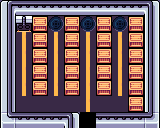

A level layout from a 2D game, rendered from its tile map. Below: a short description, then the map file with its tile-grid data intact:
An orthogonal 10x8 tile map with 16x16 px tiles, 3 tile layers (BackGround, MiddleGround, PlayGround).

<map version="1.2" tiledversion="1.3.3" orientation="orthogonal" renderorder="right-down" width="10" height="8" tilewidth="16" tileheight="16" infinite="0" nextlayerid="4" nextobjectid="1">
 <tileset firstgid="1" name="PixelPackTOPDOWN8BIT" tilewidth="16" tileheight="16" tilecount="480" columns="16">
  <image source="../../../bin/Debug/Assets/Tilesets/PixelPackTOPDOWN8BIT.png" width="256" height="480" />
  <tile id="58">
   <properties>
    <property name="collidable" type="bool" value="true" />
   </properties>
  </tile>
  <tile id="68">
   <properties>
    <property name="collidable" type="bool" value="true" />
   </properties>
  </tile>
  <tile id="69">
   <properties>
    <property name="collidable" type="bool" value="true" />
   </properties>
  </tile>
  <tile id="80">
   <properties>
    <property name="collidable" type="bool" value="true" />
   </properties>
  </tile>
  <tile id="81">
   <properties>
    <property name="collidable" type="bool" value="true" />
   </properties>
  </tile>
  <tile id="82">
   <properties>
    <property name="collidable" type="bool" value="true" />
   </properties>
  </tile>
  <tile id="83">
   <properties>
    <property name="collidable" type="bool" value="true" />
   </properties>
  </tile>
  <tile id="84">
   <properties>
    <property name="collidable" type="bool" value="true" />
   </properties>
  </tile>
  <tile id="85">
   <properties>
    <property name="collidable" type="bool" value="true" />
   </properties>
  </tile>
  <tile id="100">
   <properties>
    <property name="collidable" type="bool" value="true" />
   </properties>
  </tile>
  <tile id="101">
   <properties>
    <property name="collidable" type="bool" value="true" />
   </properties>
  </tile>
  <tile id="106">
   <properties>
    <property name="collidable" type="bool" value="true" />
   </properties>
  </tile>
  <tile id="107">
   <properties>
    <property name="collidable" type="bool" value="true" />
   </properties>
  </tile>
  <tile id="122">
   <properties>
    <property name="collidable" type="bool" value="true" />
   </properties>
  </tile>
  <tile id="123">
   <properties>
    <property name="collidable" type="bool" value="true" />
   </properties>
  </tile>
  <tile id="151">
   <properties>
    <property name="collidable" type="bool" value="true" />
   </properties>
  </tile>
  <tile id="152">
   <properties>
    <property name="collidable" type="bool" value="true" />
   </properties>
  </tile>
  <tile id="153">
   <properties>
    <property name="collidable" type="bool" value="true" />
   </properties>
  </tile>
  <tile id="158">
   <properties>
    <property name="collidable" type="bool" value="true" />
   </properties>
  </tile>
  <tile id="167">
   <properties>
    <property name="collidable" type="bool" value="true" />
   </properties>
  </tile>
  <tile id="169">
   <properties>
    <property name="collidable" type="bool" value="true" />
   </properties>
  </tile>
  <tile id="170">
   <properties>
    <property name="collidable" type="bool" value="true" />
   </properties>
  </tile>
  <tile id="171">
   <properties>
    <property name="collidable" type="bool" value="true" />
   </properties>
  </tile>
  <tile id="183">
   <properties>
    <property name="collidable" type="bool" value="true" />
   </properties>
  </tile>
  <tile id="184">
   <properties>
    <property name="collidable" type="bool" value="true" />
   </properties>
  </tile>
  <tile id="185">
   <properties>
    <property name="collidable" type="bool" value="true" />
   </properties>
  </tile>
  <tile id="186">
   <properties>
    <property name="collidable" type="bool" value="true" />
   </properties>
  </tile>
  <tile id="187">
   <properties>
    <property name="collidable" type="bool" value="true" />
   </properties>
  </tile>
  <tile id="189">
   <properties>
    <property name="collidable" type="bool" value="true" />
   </properties>
  </tile>
  <tile id="191">
   <properties>
    <property name="collidable" type="bool" value="true" />
   </properties>
  </tile>
  <tile id="196">
   <properties>
    <property name="collidable" type="bool" value="true" />
   </properties>
  </tile>
  <tile id="197">
   <properties>
    <property name="collidable" type="bool" value="true" />
   </properties>
  </tile>
  <tile id="198">
   <properties>
    <property name="collidable" type="bool" value="true" />
   </properties>
  </tile>
  <tile id="199">
   <properties>
    <property name="collidable" type="bool" value="true" />
   </properties>
  </tile>
  <tile id="200">
   <properties>
    <property name="collidable" type="bool" value="true" />
   </properties>
  </tile>
  <tile id="201">
   <properties>
    <property name="collidable" type="bool" value="true" />
   </properties>
  </tile>
  <tile id="202">
   <properties>
    <property name="collidable" type="bool" value="true" />
    <property name="isHideOut" type="bool" value="true" />
   </properties>
  </tile>
  <tile id="203">
   <properties>
    <property name="collidable" type="bool" value="true" />
   </properties>
  </tile>
  <tile id="206">
   <properties>
    <property name="collidable" type="bool" value="true" />
   </properties>
  </tile>
  <tile id="212">
   <properties>
    <property name="collidable" type="bool" value="true" />
   </properties>
  </tile>
  <tile id="213">
   <properties>
    <property name="collidable" type="bool" value="true" />
   </properties>
  </tile>
  <tile id="214">
   <properties>
    <property name="collidable" type="bool" value="true" />
   </properties>
  </tile>
  <tile id="215">
   <properties>
    <property name="collidable" type="bool" value="true" />
   </properties>
  </tile>
  <tile id="218">
   <properties>
    <property name="collidable" type="bool" value="true" />
   </properties>
  </tile>
  <tile id="228">
   <properties>
    <property name="collidable" type="bool" value="true" />
   </properties>
  </tile>
  <tile id="229">
   <properties>
    <property name="collidable" type="bool" value="true" />
   </properties>
  </tile>
  <tile id="230">
   <properties>
    <property name="collidable" type="bool" value="true" />
   </properties>
  </tile>
  <tile id="231">
   <properties>
    <property name="collidable" type="bool" value="true" />
   </properties>
  </tile>
  <tile id="232">
   <properties>
    <property name="collidable" type="bool" value="true" />
   </properties>
  </tile>
  <tile id="233">
   <properties>
    <property name="collidable" type="bool" value="true" />
   </properties>
  </tile>
  <tile id="234">
   <properties>
    <property name="collidable" type="bool" value="true" />
   </properties>
  </tile>
  <tile id="397">
   <properties>
    <property name="collidable" type="bool" value="true" />
   </properties>
  </tile>
  <tile id="398">
   <properties>
    <property name="collidable" type="bool" value="true" />
   </properties>
  </tile>
  <tile id="399">
   <properties>
    <property name="collidable" type="bool" value="true" />
   </properties>
  </tile>
  <tile id="413">
   <properties>
    <property name="collidable" type="bool" value="true" />
   </properties>
  </tile>
  <tile id="415">
   <properties>
    <property name="collidable" type="bool" value="true" />
   </properties>
  </tile>
  <tile id="429">
   <properties>
    <property name="collidable" type="bool" value="true" />
   </properties>
  </tile>
  <tile id="430">
   <properties>
    <property name="collidable" type="bool" value="true" />
   </properties>
  </tile>
  <tile id="431">
   <properties>
    <property name="collidable" type="bool" value="true" />
   </properties>
  </tile>
  <tile id="456">
   <properties>
    <property name="collidable" type="bool" value="false" />
    <property name="isDoor" type="bool" value="true" />
    <property name="isOpened" type="bool" value="true" />
   </properties>
  </tile>
 </tileset>
 <layer id="1" name="BackGround" width="10" height="8">
  <properties>
   <property name="collisionLayer" value="Back" />
   <property name="drawLayer" value="Background" />
  </properties>
  <data encoding="csv">
0,0,0,0,0,0,0,0,0,0,
0,0,0,0,0,0,0,0,0,0,
0,319,0,319,0,319,0,319,0,0,
0,319,0,319,0,319,0,319,0,0,
0,319,0,319,0,319,0,319,0,0,
0,319,0,319,0,319,0,319,0,0,
0,347,347,347,347,319,347,347,0,0,
0,0,0,0,0,457,0,0,0,0
</data>
 </layer>
 <layer id="2" name="MiddleGround" width="10" height="8">
  <properties>
   <property name="collisionLayer" value="Middle" />
   <property name="drawLayer" value="Middleground" />
  </properties>
  <data encoding="csv">
398,431,431,431,431,431,431,431,431,400,
414,0,0,300,0,300,0,300,0,416,
414,0,0,0,0,0,0,0,0,416,
414,0,0,0,0,0,0,0,0,416,
414,0,0,0,0,0,0,0,0,416,
414,0,0,0,0,0,0,0,0,416,
414,0,0,0,0,0,0,0,0,416,
430,399,399,399,400,0,399,399,399,432
</data>
 </layer>
 <layer id="3" name="PlayGround" width="10" height="8">
  <properties>
   <property name="collisionLayer" value="Play" />
   <property name="drawLayer" value="Playground" />
  </properties>
  <data encoding="csv">
0,0,0,0,0,0,0,0,0,0,
0,203,204,0,204,0,204,0,204,0,
0,0,204,0,204,0,204,0,204,0,
0,0,204,0,204,0,204,0,204,0,
0,0,204,0,204,0,204,0,204,0,
0,0,204,0,204,0,204,0,204,0,
0,0,0,0,0,0,0,0,204,0,
0,0,0,0,0,0,0,0,0,0
</data>
 </layer>
</map>
